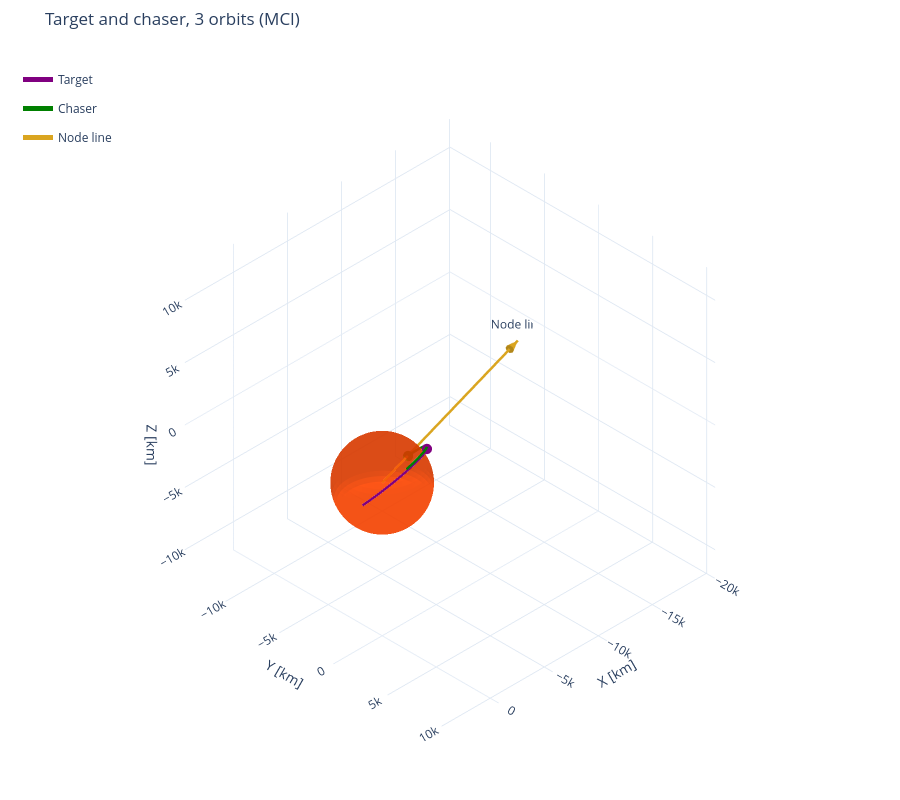

This figure's notebook cell:
### Code cell
vectors = [
    {
        "direction": n_hat,
        "length": 20000,
        "name": "Node line",
        "color": "goldenrod",
        "label": True,
    },
]

points = [
    # {
    #     "name": "r_t1",
    #     "location": rv_t_0_to_1[-1,0:3] * M_TO_KM,
    #     "color": "blue",
    # },
    # {
    #     "name": "r_c1",
    #     "location": rv_c_0_to_1[-1,0:3] * M_TO_KM,
    #     "color": "yellow",
    # },
]

fig = plot_3d(
    [rv_t_0_to_1[:,0:3] * M_TO_KM, rv_c_0_to_1[:,0:3] * M_TO_KM],
    [ts_0_to_1, ts_0_to_1],
    labels=["Target", "Chaser"],
    trace_colors=["purple", "green"],
    bodies={"name": "Mars", "radius": R_MARS * M_TO_KM, "color": "orangered"},
    title=f"Target and chaser, {N_ORBITS} orbits (MCI)",
    vectors=vectors,
    points=points,
    units="km",
)

### Figure 1 — Plotly figure (JSON) as saved in the notebook; plotly's stock layout.template omitted (floating-point values rounded to 4 significant figures; data arrays with more than 128 entries replaced by an {"elided": "..."} marker saying what was removed)
{"data": [{"colorscale": [[0, "orangered"], [1, "orangered"]], "hoverinfo": "skip", "name": "Mars", "opacity": 0.7, "showlegend": false, "showscale": false, "type": "surface", "x": {"elided": "60x30 float values"}, "y": {"elided": "60x30 float values"}, "z": {"elided": "60x30 float values"}}, {"legendgroup": "Target", "line": {"color": "purple", "width": 5}, "mode": "lines", "name": "Target", "type": "scatter3d", "x": {"elided": "3000 float values"}, "y": {"elided": "3000 float values"}, "z": {"elided": "3000 float values"}}, {"legendgroup": "Target", "marker": {"color": "purple", "size": 6}, "mode": "markers", "name": "Target End", "showlegend": false, "type": "scatter3d", "x": [-2755.0], "y": [1376.0], "z": [2028.0]}, {"legendgroup": "Chaser", "line": {"color": "green", "width": 5}, "mode": "lines", "name": "Chaser", "type": "scatter3d", "x": {"elided": "3000 float values"}, "y": {"elided": "3000 float values"}, "z": {"elided": "3000 float values"}}, {"legendgroup": "Chaser", "marker": {"color": "green", "size": 6}, "mode": "markers", "name": "Chaser End", "showlegend": false, "type": "scatter3d", "x": [-3586.0], "y": [-1195.0], "z": [-240.3]}, {"legendgroup": "vector-5", "line": {"color": "goldenrod", "width": 5}, "mode": "lines+text", "name": "Node line", "text": ["", "Node line"], "textposition": "top center", "type": "scatter3d", "x": [0, -18920.0], "y": [0, -6363.0], "z": [0, -1249.0]}, {"anchor": "tip", "colorscale": [[0, "goldenrod"], [1, "goldenrod"]], "hoverinfo": "skip", "legendgroup": "vector-5", "name": "Node line arrowhead", "showlegend": false, "showscale": false, "sizemode": "absolute", "sizeref": 1200, "type": "cone", "u": [-0.946], "v": [-0.3181], "w": [-0.06246], "x": [-18920.0], "y": [-6363.0], "z": [-1249.0]}], "layout": {"height": 800, "legend": {"bgcolor": "rgba(0,0,0,0)", "borderwidth": 0, "x": 0.02, "y": 0.98}, "margin": {"b": 0, "l": 0, "r": 0, "t": 50}, "scene": {"aspectmode": "cube", "camera": {"eye": {"x": 1.732, "y": 1.732, "z": 1.732}, "projection": {"type": "orthographic"}, "up": {"x": 0, "y": 0, "z": 1}}, "xaxis": {"range": [-20040.0, 4507.0], "title": {"text": "X [km]"}}, "yaxis": {"range": [-13760.0, 10780.0], "title": {"text": "Y [km]"}}, "zaxis": {"range": [-12270.0, 12270.0], "title": {"text": "Z [km]"}}}, "title": {"text": "Target and chaser, 3 orbits (MCI)"}}}
